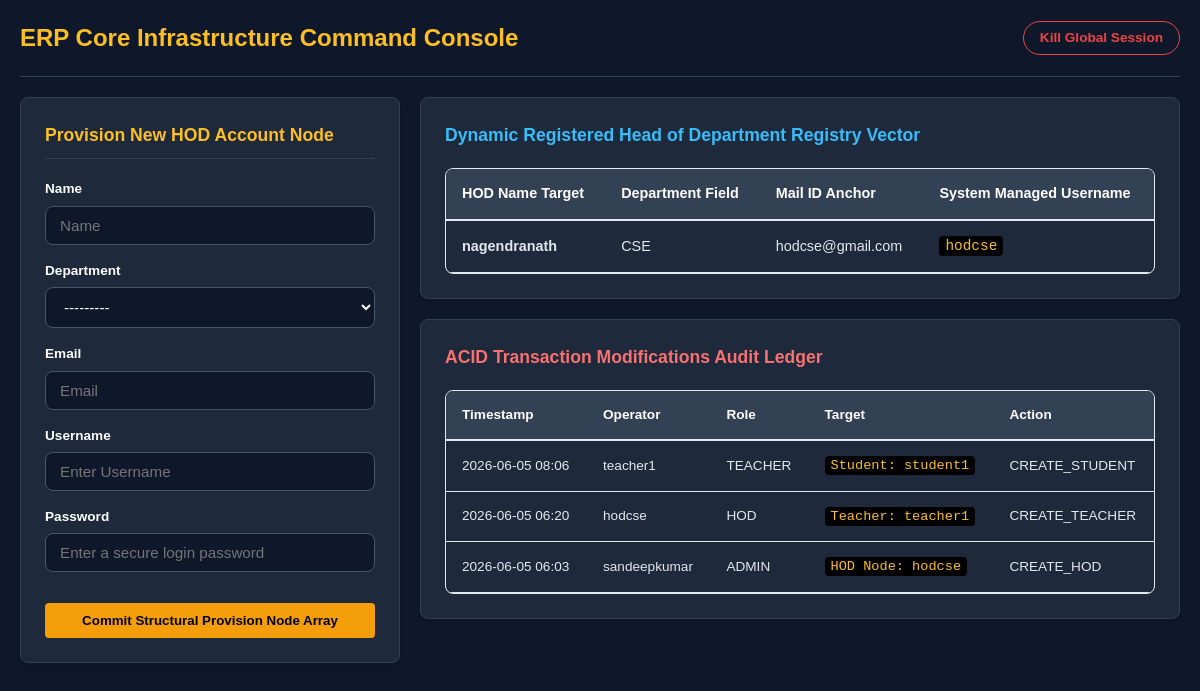
The app's page /workspace/system-admin/ (signed in) with its own data.
### erp/models.py (models this page shows, shortened)
class HODProfile(models.Model):
    user = models.OneToOneField(User, on_delete=models.CASCADE, related_name='hod_profile')
    name = models.CharField(max_length=150)
    department = models.CharField(max_length=10, choices=DepartmentChoices.choices)
    email = models.EmailField()
    phone_number = models.CharField(max_length=20, null=True, blank=True)

class HistoryLog(models.Model):
    modified_by = models.CharField(max_length=150)
    role = models.CharField(max_length=20, choices=RoleChoices.choices)
    target_record = models.CharField(max_length=250)
    action = models.CharField(max_length=50)
    old_value = models.TextField(null=True, blank=True)
    new_value = models.TextField(null=True, blank=True)
    description = models.TextField()
    timestamp = models.DateTimeField(auto_now_add=True)
    class Meta:
        ordering = ['-timestamp']

### erp/views.py (the view, shortened to what this page needs)
# urls.py: path('workspace/system-admin/', views.admin_dashboard_view, name='admin_dashboard'),
@login_required
def admin_dashboard_view(request):
    if not request.user.is_superuser:
        return redirect('access_denied')
    hods = HODProfile.objects.all().order_by('-id')
    page_obj = paginate_queryset(request, hods, 10)
    history_logs = HistoryLog.objects.all().order_by('-timestamp')
    history_page = paginate_queryset(request, history_logs, 15)
    form = HODForm()
    return render(request, 'erp/admin_dashboard.html', {'page_obj': page_obj, 'history_page': history_page, 'form': form})

### erp/forms.py
class HODForm(forms.ModelForm):
    username = forms.CharField(max_length=150, widget=forms.TextInput(attrs={
        'class': 'form-control shadow-sm',
        'placeholder': 'Enter Username'
    }))
    password = forms.CharField(widget=forms.PasswordInput(attrs={
        'class': 'form-control shadow-sm',
        'placeholder': 'Enter a secure login password'
    }))
    class Meta:
        model = HODProfile
        fields = ['name', 'department', 'email']
        widgets = {
            'name': forms.TextInput(attrs={'class': 'form-control shadow-sm', 'placeholder': 'Name'}),
            'department': forms.Select(attrs={'class': 'form-select shadow-sm'}),
            'email': forms.EmailInput(attrs={'class': 'form-control shadow-sm', 'placeholder': 'Email'}),
        }

### erp/pagination.py (called while the page is built)
def paginate_queryset(request, queryset, items_per_page):
    paginator = Paginator(queryset, items_per_page)
    page_number = request.GET.get('page', 1)
    try:
        page_obj = paginator.page(page_number)
    except PageNotAnInteger:
        page_obj = paginator.page(1)
    except EmptyPage:
        page_obj = paginator.page(paginator.num_pages)
    return page_obj

### erp/templates/erp/admin_dashboard.html (shortened to what this page needs)
<!DOCTYPE html>
<html lang="en">
<head>
    <link rel="stylesheet" href="/static/css/erp_styles.css">
</head>
<body>
    <div class="container" style="max-width: 100%; width: 100%;">
        <header class="d-flex justify-between align-center border-bottom-dark mb-20" style="padding-bottom: 20px; display: flex; justify-content: space-between;">
            <h1 style="font-size: 1.5rem; font-weight: 700;" class="text-warning">ERP Core Infrastructure Command Console</h1>
            <a href="{% url 'logout' %}" class="btn" style="padding: 6px 16px; border-radius: 20px; font-size: 0.85rem; border: 1px solid #ef4444; color: #ef4444; text-decoration: none;">Kill Global Session</a>
        </header>
        <div class="admin-layout-grid" style="display: grid; grid-template-columns: 1fr 2fr; gap: 20px;">
            <div>
                <div class="card">
                    <h5 class="text-warning border-bottom-dark mb-20" style="font-size: 1.1rem; font-weight: 600; padding-bottom: 10px;">Provision New HOD Account Node</h5>
                    <form method="post" autocomplete="off">
                        {% include 'erp/form_snippet.html' with form=form %}
                        <button type="submit" style="background-color: #f59e0b; color: #000; font-weight: bold; margin-top: 15px; padding: 10px; width: 100%; border: none; cursor: pointer; border-radius: 4px;">Commit Structural Provision Node Array</button>
                    </form>
                </div>
            </div>
            <div>
                <div class="card mb-20">
                    <h5 class="text-info mb-20" style="font-size: 1.1rem; font-weight: 600;">Dynamic Registered Head of Department Registry Vector</h5>
                    <div class="table-responsive">
                        <table class="modern-table">
                            <thead>
                                <tr>
                                    <th>HOD Name Target</th>
                                    <th>Department Field</th>
                                    <th>Mail ID Anchor</th>
                                    <th>System Managed Username</th>
                                </tr>
                            </thead>
                            <tbody>
                                {% for h in page_obj %}
                                <tr>
                                    <td><strong>{{ h.name }}</strong></td>
                                    <td>{{ h.department }}</td>
                                    <td>{{ h.email }}</td>
                                    <td><code>{{ h.user.username }}</code></td>
                                </tr>
                                {% empty %}
                                <tr><td colspan="4" style="text-align: center; padding: 20px;">Ecosystem context configuration arrays empty.</td></tr>
                                {% endfor %}
                            </tbody>
                        </table>
                    </div>
                </div>
                <div class="card">
                    <h5 class="text-danger mb-20" style="font-size: 1.1rem; font-weight: 600;">ACID Transaction Modifications Audit Ledger</h5>
                    <div class="table-responsive">
                        <table class="modern-table" style="font-size: 0.85rem;">
                            <thead>
                                <tr>
                                    <th>Timestamp</th>
                                    <th>Operator</th>
                                    <th>Role</th>
                                    <th>Target</th>
                                    <th>Action</th>
                                </tr>
                            </thead>
                            <tbody>
                                {% for log in history_page %}
                                <tr>
                                    <td>{{ log.timestamp|date:"Y-m-d H:i" }}</td>
                                    <td>{{ log.modified_by }}</td>
                                    <td>{{ log.role }}</td>
                                    <td><code>{{ log.target_record }}</code></td>
                                    <td>{{ log.action }}</td>
                                </tr>
                                {% empty %}
                                <tr><td colspan="5" style="text-align: center; padding: 20px;">No logs available.</td></tr>
                                {% endfor %}
                            </tbody>
                        </table>
                    </div>
                </div>
            </div>
        </div>
    </div>
</body>
</html>

### erp/templates/erp/form_snippet.html (shortened to what this page needs)
{% for field in form %}
<div class="form-group">
    <label>{{ field.label }}</label>
    {{ field }}
</div>
{% endfor %}

### erp/static/css/erp_styles.css (style rules this page uses)
* { box-sizing: border-box; margin: 0; padding: 0; }
body { font-family: -apple-system, BlinkMacSystemFont, "Segoe UI", Roboto, Helvetica, Arial, sans-serif; background-color: #f1f5f9; color: #1e293b; line-height: 1.5; }
.d-flex { display: flex; }
.justify-between { justify-content: space-between; }
.align-center { align-items: center; }
.mb-20 { margin-bottom: 20px; }
.card { background: #ffffff; border-radius: 12px; padding: 24px; box-shadow: 0 4px 6px -1px rgba(0, 0, 0, 0.05), 0 2px 4px -1px rgba(0, 0, 0, 0.03); border: 1px solid #e2e8f0; }
.form-group { margin-bottom: 16px; text-align: left; }
.form-group label { display: block; font-size: 0.85rem; font-weight: 600; color: #475569; margin-bottom: 6px; }
.form-group input, .form-group select, .form-group textarea { width: 100%; padding: 10px 14px; border-radius: 8px; border: 1px solid #cbd5e1; font-size: 0.95rem; color: #334155; background-color: #ffffff; transition: border-color 0.15s ease, box-shadow 0.15s ease; }
.btn { display: inline-block; padding: 10px 22px; border-radius: 8px; font-weight: 600; font-size: 0.95rem; text-align: center; cursor: pointer; border: none; text-decoration: none; transition: all 0.2s ease; }
.table-responsive { width: 100%; overflow-x: auto; margin-top: 15px; border-radius: 8px; border: 1px solid #e2e8f0; }
table.modern-table { width: 100%; border-collapse: collapse; font-size: 0.9rem; text-align: left; }
table.modern-table th { background-color: #f8fafc; color: #475569; font-weight: 600; padding: 14px 16px; border-bottom: 2px solid #e2e8f0; }
table.modern-table td { padding: 14px 16px; border-bottom: 1px solid #e2e8f0; color: #334155; }
.admin-layout-grid { display: grid; grid-template-columns: 1fr; gap: 24px; margin-top: 20px; }
@media (min-width: 992px) { .admin-layout-grid { grid-template-columns: 350px 1fr; } }
.text-warning { color: #f59e0b; }
.text-info { color: #38bdf8; }
.text-danger { color: #f43f5e; }
.border-bottom-dark { border-bottom: 1px solid #334155; padding-bottom: 10px; }

### erp/templates/erp/admin_dashboard.html (style rules this page uses)
body { background-color: #0f172a !important; color: #ffffff !important; font-family: sans-serif; padding: 20px; margin: 0; }
.card { background-color: #1e293b !important; color: #ffffff !important; padding: 24px; border-radius: 8px; margin-bottom: 20px; border: 1px solid #334155; transition: none !important; }
.modern-table { width: 100%; border-collapse: collapse; color: #ffffff !important; }
.modern-table th { background-color: #334155 !important; color: #ffffff !important; padding: 12px; text-align: left; }
.modern-table td { color: #e2e8f0 !important; padding: 12px; border-bottom: 1px solid #334155; }
.form-control, .form-select { background-color: #0f172a !important; color: #ffffff !important; border: 1px solid #475569 !important; }
h1, h5, label, th, td, p { color: #ffffff !important; }
.text-warning { color: #fbbf24 !important; }
.text-info { color: #38bdf8 !important; }
.text-danger { color: #f87171 !important; }
code { background-color: #000000 !important; color: #fbbf24 !important; padding: 2px 6px; border-radius: 4px; }

### records on screen
HODProfile: name "nagendranath", department "CSE", email "hodcse@gmail.com", user.username "hodcse"
HistoryLog: timestamp "2026-06-05 08:06", modified_by "teacher1", role "TEACHER", target_record "Student: student1", action "CREATE_STUDENT"
HistoryLog: timestamp "2026-06-05 06:20", modified_by "hodcse", role "HOD", target_record "Teacher: teacher1", action "CREATE_TEACHER"
HistoryLog: timestamp "2026-06-05 06:03", modified_by "sandeepkumar", role "ADMIN", target_record "HOD Node: hodcse", action "CREATE_HOD"

### other values on screen
{{ field.label }} "Name" "Department" "Email" "Username" "Password"
